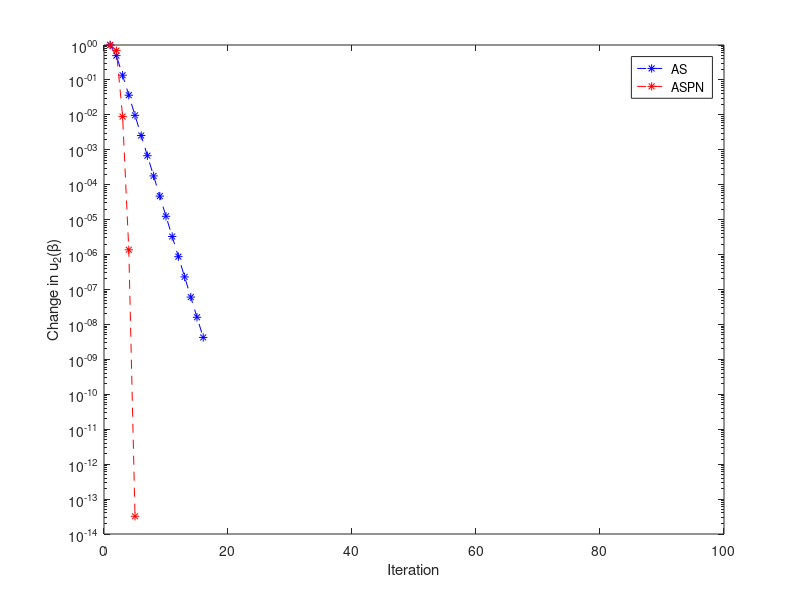

MATLAB code for this plot:
%% Experiment 6 - Applying the new Newton precond. to SAM
% Same problem as experiment 5

% Problem parameters
f = @(x) x.*(x-1);
df = @(x) 2*x - 1;

% Grid
nx = 101; dx = 1/(nx-1);
a  = 1/3;
b  = 2/3;
x  = linspace(0,1,nx)';
x1 = x(x<=b); b = x1(end);
x2 = x(x>=a); a = x2(1);

% Diff. mat.
I1 = eye(length(x1));
D1 = ones(length(x1)-2,1);
D1 = (nx-1)^2 * [ D1, -2*D1, D1 ];
D1 = spdiags(D1,[0,1,2],length(x1)-2,length(x1));
D1 = [I1(1,:) ; D1 ; I1(end,:) ];
[L1,U1] = lu(D1);
I2 = eye(length(x2));
D2 = ones(length(x2)-2,1);
D2 = (nx-1)^2 * [ D2, -2*D2, D2 ];
D2 = spdiags(D2,[0,1,2],length(x2)-2,length(x2));
D2 = [I2(1,:) ; D2 ; I2(end,:) ];
[L2,U2] = lu(D2);

% Initialization
k = 0;
tol = 1e-8;
itermax = 100;
itersave = zeros(1001,1);
testu2 = linspace(0,1,1001);
for u2b0 = testu2
    u2b    = u2b0;
    u2bold = u2b0;
    k      = k+1;
    error  = 1;
    iter   = 1;
    while error > tol && iter < itermax
        u1 = zeros(size(x1));
        u2 = zeros(size(x2));

        % Step 1: solve u in first domain
        for j = 1:20
            f1 = f(u1); f1(1) = 0; f1(end) = u2b;
            u1 = U1 \ (L1 \ f1);
        end
        u1a = u1(x1==a);

        % Step 2: solve u in second domain
        for j = 1:20
            f2 = f(u2); f2(end) = 1; f2(1) = u1a;
            u2 = U2 \ (L2 \ f2);
        end
%         u2b = u2(x2==b);

        % Preconditioning with Newton
        % Step 3: solve g in first domain
        dF1 = diag(df(u1));
        dF1([1;end],:) = zeros(2,length(x1));
        g1 = (D1 - dF1) \ [ zeros(length(x1)-1,1) ; 1 ];

        % Step 4: solve g in second domain
        dF2 = diag(df(u2));
        dF2([1;end],:) = zeros(2,length(x2));
        g2 = (D2 - dF2) \ [ g1(x1==a) ; zeros(length(x2)-1,1) ];
        g2b = g2(x2==b);

        % Step 5: update u2b
        u2b = ( g2b*u2b - u2(x2==b) )./ ( g2b - 1 );

        error = abs(u2b - u2bold);
        u2bold= u2b;
        iter  = iter+1;
        
%         semilogy(iter-1,error,'b*')
%         hold on
%         pause(0.1)
    end
    
    if iter < itermax && error < tol
        itersave(k) = iter;
    else
        itersave(k) = NaN;
    end
end

plot(testu2,itersave)
xlabel('\gamma')
ylabel('Number of iterations to convergence')
title('Newton precond. on transmission condition')

%% Showing order of convergence

% Problem parameters
f = @(x) x.*(x-1);
df = @(x) 2*x - 1;

% Grid
nx = 101; dx = 1/(nx-1);
a  = 1/3;
b  = 2/3;
x  = linspace(0,1,nx)';
x1 = x(x<=b); b = x1(end);
x2 = x(x>=a); a = x2(1);

% Diff. mat.
I1 = eye(length(x1));
D1 = ones(length(x1)-2,1);
D1 = (nx-1)^2 * [ D1, -2*D1, D1 ];
D1 = spdiags(D1,[0,1,2],length(x1)-2,length(x1));
D1 = [I1(1,:) ; D1 ; I1(end,:) ];
[L1,U1] = lu(D1);
I2 = eye(length(x2));
D2 = ones(length(x2)-2,1);
D2 = (nx-1)^2 * [ D2, -2*D2, D2 ];
D2 = spdiags(D2,[0,1,2],length(x2)-2,length(x2));
D2 = [I2(1,:) ; D2 ; I2(end,:) ];
[L2,U2] = lu(D2);

% Initialization
itermax = 100;
tol = 1e-8;
error0 = zeros(itermax,1);
error0(1) = 1;
error1 = error0;

% Standard additive Schwarz
u2b = 0;
u2bold = 0;
iter = 0;
while error0(iter+1) > tol && iter < itermax
    iter = iter+1;
    u1 = zeros(size(x1));
    u2 = zeros(size(x2));

    % Step 1: solve u in first domain
    for j = 1:20
        f1 = f(u1); f1(1) = 0; f1(end) = u2b;
        u1 = U1 \ (L1 \ f1);
    end
    u1a = u1(x1==a);

    % Step 2: solve u in second domain
    for j = 1:20
        f2 = f(u2); f2(end) = 1; f2(1) = u1a;
        u2 = U2 \ (L2 \ f2);
    end
    
    % Step 3: update u2b
    u2b = u2(x2==b);

    error0(iter+1) = abs(u2b - u2bold);
    u2bold= u2b;

end

% Preconditioning with Newton
u2b = 0;
u2bold = 0;
iter = 0;
while error1(iter+1) > tol && iter < itermax
    iter = iter+1;
    u1 = zeros(size(x1));
    u2 = zeros(size(x2));

    % Step 1: solve u in first domain
    for j = 1:20
        f1 = f(u1); f1(1) = 0; f1(end) = u2b;
        u1 = U1 \ (L1 \ f1);
    end
    u1a = u1(x1==a);

    % Step 2: solve u in second domain
    for j = 1:20
        f2 = f(u2); f2(end) = 1; f2(1) = u1a;
        u2 = U2 \ (L2 \ f2);
    end

    % Step 3: solve g in first domain
    dF1 = diag(df(u1));
    dF1([1;end],:) = zeros(2,length(x1));
    g1 = (D1 - dF1) \ [ zeros(length(x1)-1,1) ; 1 ];

    % Step 4: solve g in second domain
    dF2 = diag(df(u2));
    dF2([1;end],:) = zeros(2,length(x2));
    g2 = (D2 - dF2) \ [ g1(x1==a) ; zeros(length(x2)-1,1) ];
    g2b = g2(x2==b);

    % Step 5: update u2b
    u2b = ( g2b*u2b - u2(x2==b) )./ ( g2b - 1 );

    error1(iter+1) = abs(u2b - u2bold);
    u2bold= u2b;

end

semilogy(1:itermax,error0,'b*--',1:itermax,error1,'r*--')
xlabel('Iteration')
ylabel('Change in u_2(\beta)')
legend('AS','ASPN')